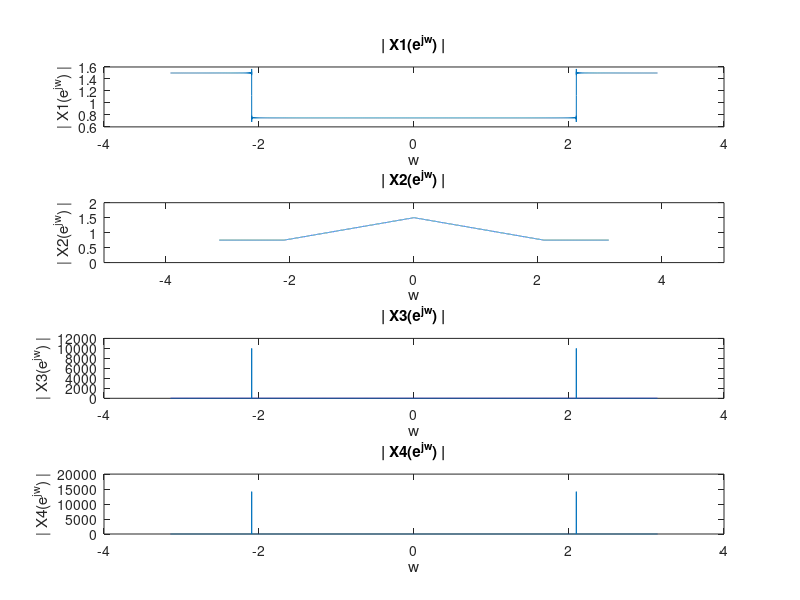

Write the MATLAB code that produced this figure.
T2=8;

n = -10000:1:10000;
w = linspace(-pi,pi,20001);

x1=sinc(n*T2/6);
X1=fft(x1,20001);
subplot(4,1,1)
plot(w,abs(fftshift(X1)))
title('| X1(e^j^w) |')
xlabel('w')
ylabel('| X1(e^j^w) |');

x2=(sinc(n*T2/12)).^2;
X2=fft(x2,20001);
subplot(4,1,2)
plot(w,abs(fftshift(X2)))
axis([-5 5 0 2])
title('| X2(e^j^w) |')
xlabel('w')
ylabel('| X2(e^j^w) |');

x3=cos(pi*n*T2/12);
X3=fft(x3,20001);
subplot(4,1,3)
plot(w,abs(fftshift(X3)))
title('| X3(e^j^w) |')
xlabel('w')
ylabel('| X3(e^j^w) |');

x4=cos(pi*n*T2/12)+sin(pi*n*T2/6);
X4=fft(x4,20001);
subplot(4,1,4)
plot(w,abs(fftshift(X4)))
title('| X4(e^j^w) |')
xlabel('w')
ylabel('| X4(e^j^w) |');